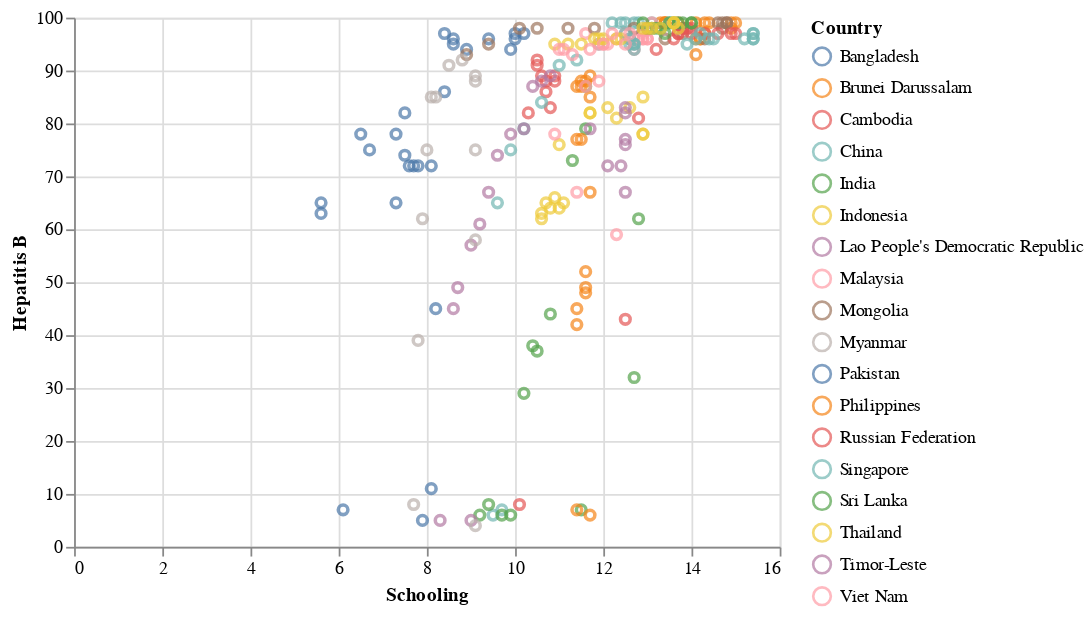

Here is the notebook cell this chart was saved with:
### Markdown cell above
**Hepatitis B**
- Japan, North Korea and South Korea have no data values (the last two because of missing values in schooling)
- Some values of Hepatitis B below/around 10, probably, the decimal was placed wrongly over there

### Code cell
alt.Chart(FactorHealth1).mark_point().encode(
    x ='Schooling',
    y ='Hepatitis B',
    color= 'Country'
)

### Figure 1 — Vega-Lite specification as saved in the notebook (floating-point values rounded to 4 significant figures; data arrays with more than 128 entries replaced by an {"elided": "..."} marker saying what was removed)
{"config": {"view": {"continuousWidth": 400, "continuousHeight": 300}}, "data": {"name": "data-5d7784e6133ec95ec4ff5e057c2af840"}, "mark": "point", "encoding": {"color": {"field": "Country", "type": "nominal"}, "x": {"field": "Schooling", "type": "quantitative"}, "y": {"field": "Hepatitis B", "type": "quantitative"}}, "$schema": "https://vega.github.io/schema/vega-lite/v4.17.0.json", "datasets": {"data-5d7784e6133ec95ec4ff5e057c2af840": {"elided": "336 records"}}}
